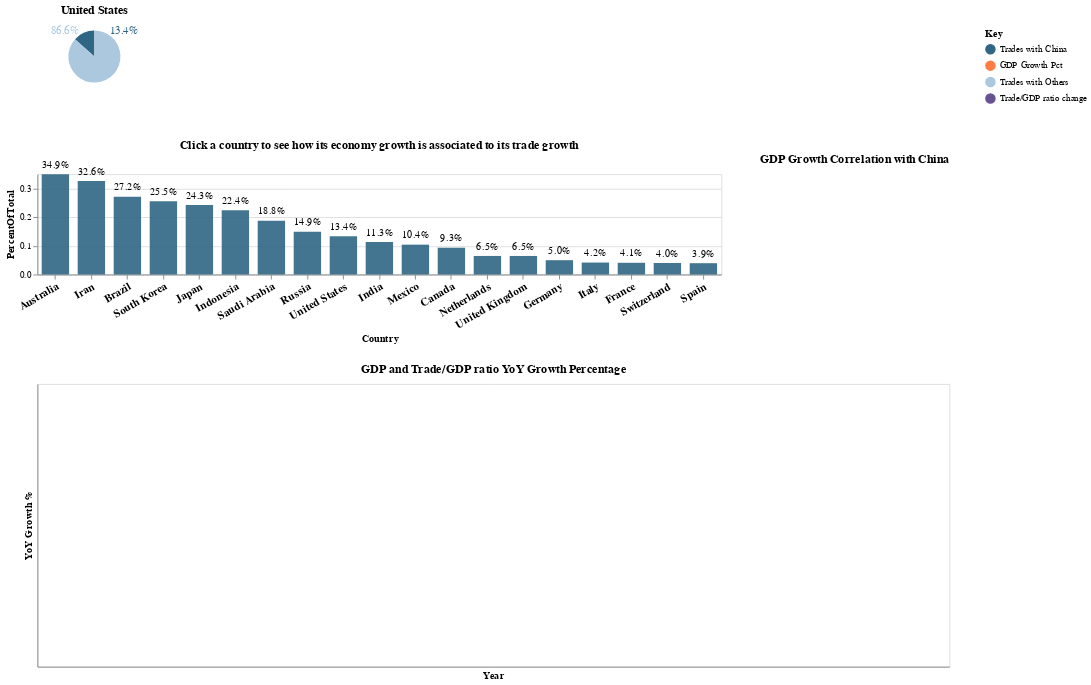

Notebook code for this chart:
### Code cell
chart1 = alt.hconcat()
for country in country_list[0:num_country_per_line]: 
    base_pie = base.transform_filter(
        alt.FieldEqualPredicate(field='Country', equal=country)
    ).mark_arc(outerRadius=(width/35))

    base_text = base.transform_calculate(
        PercentOfTotal="datum.total_trade / datum.total_toWorld_trade"
    ).transform_filter(
        alt.FieldEqualPredicate(field='Country', equal=country)
    ).mark_text(radius=(width/30+10), size=12).encode(
        text=alt.Text("PercentOfTotal:Q", format='.1%')
    )
    chart1 |= (base_pie+base_text).add_selection(
        slider_selection
    ).transform_filter(
        slider_selection
    ).properties(title=country,width=(width/8),height=(height/10))

chart2 = alt.hconcat()
for country in country_list[num_country_per_line:num_country_per_line*2]:
    base_pie = base.transform_filter(
        alt.FieldEqualPredicate(field='Country', equal=country)
    ).mark_arc(outerRadius=(width/35))

    base_text = base.transform_calculate(
        PercentOfTotal="datum.total_trade / datum.total_toWorld_trade"
    ).transform_filter(
        alt.FieldEqualPredicate(field='Country', equal=country)
    ).mark_text(radius=(width/30+10), size=12).encode(
        text=alt.Text("PercentOfTotal:Q", format='.1%')
    )
    chart2 |= (base_pie+base_text).add_selection(
        slider_selection
    ).transform_filter(
        slider_selection
    ).properties(title=country,width=(width/8),height=(height/10))

chart3 = alt.hconcat()
for country in country_list[num_country_per_line*2:]:
    base_pie = base.transform_filter(
        alt.FieldEqualPredicate(field='Country', equal=country)
    ).mark_arc(outerRadius=(width/35))

    base_text = base.transform_calculate(
        PercentOfTotal="datum.total_trade / datum.total_toWorld_trade"
    ).transform_filter(
        alt.FieldEqualPredicate(field='Country', equal=country)
    ).mark_text(radius=(width/30+10), size=12).encode(
        text=alt.Text("PercentOfTotal:Q", format='.1%')
    )

    chart3 |= (base_pie+base_text).add_selection(
        slider_selection
    ).transform_filter(
        slider_selection
    ).properties(title=country,width=(width/8),height=(height/10))

# brush selection
brush_selection = alt.selection_single(fields=['Country'], empty='none')

# line charts
dependency_bars = alt.Chart(df).mark_bar(opacity = 0.9, color = '#2f6684', size = 30).encode(
    x = alt.Y('Country:N', sort='-y',
              axis=alt.Axis(labelAngle=-30, 
                            labelOverlap=False,
                            labelFontSize=12,
                            labelFontWeight = 'bold')),
    y = 'PercentOfTotal:Q'
).transform_calculate(
    PercentOfTotal="datum.total_trade / datum.total_toWorld_trade"
)
dependency_text = dependency_bars.mark_text(dy = -10).encode(
    x = alt.Y('Country:N', sort='-y', axis = None),
    y = 'PercentOfTotal:Q',
    text=alt.Text("PercentOfTotal:Q", format='.1%')
)

dependency_chart = alt.layer(dependency_bars, dependency_text).transform_filter(
    alt.FieldEqualPredicate(field='Year', equal=2020)
).transform_filter(
    alt.FieldEqualPredicate(field='isChinaPartner', equal='Trades with China')
).resolve_scale(
    x = 'independent'
).add_selection(
    brush_selection
).properties(
    title="Click a country to see how its economy growth is associated to its trade growth",
    width=(width*0.75),height=(height/10+50)
)

# Correlation fact 
corr_text = alt.Chart(df).mark_text(size = 40).encode(
    text=alt.Text("GDPcorrel_w_China:Q", format='.1%')
).transform_filter(
    brush_selection
).transform_filter(
    alt.FieldEqualPredicate(field='Year', equal=2020)
).properties(
    title="GDP Growth Correlation with China",
    width=(width*0.25),height=(height/10+50)
)

# ruler selection
nearest = alt.selection(type='single', nearest=True, on='mouseover',
                fields=['Year'], empty='none')

gdp_base = alt.Chart(df).transform_fold(
    ['Trade/GDP ratio change', 'GDP Growth Pct']
)

gdp_line = gdp_base.mark_line().encode(
    x = alt.X('Year:O',axis=alt.Axis(labelAngle=0)),
    y = alt.Y('value:Q',axis=alt.Axis(title = 'YoY Growth %', format='.1f')),
    color = 'key:N',
    tooltip=[alt.Tooltip('Year'),
             alt.Tooltip('Trade/GDP ratio change', format=".2f"),
             alt.Tooltip('GDP Growth Pct', format=".2f")]
).transform_filter(
    brush_selection
)

selectors = gdp_base.mark_point().encode(
    x=alt.X('Year:O',axis=alt.Axis(labelAngle=0)),
    opacity=alt.value(0),
).add_selection(
    nearest
)

#points = gdp_line.mark_point().encode(
#    opacity=alt.condition(nearest, alt.value(1), alt.value(0))
#)

points = gdp_line.mark_point(
    opacity=0.0,
    size=3000
).encode(
    x=alt.X('year:O',axis=None),
    y=alt.Y('value:Q',axis=None),
    tooltip=[alt.Tooltip('year'),
             alt.Tooltip('Trade/GDP ratio change', format=".2f"),
             alt.Tooltip('GDP Growth Pct', format=".2f")]
)

# Draw text labels near the points, and highlight based on selection
#text = gdp_line.mark_text(align='left', dx=5, dy=-5).encode(
#    text=alt.condition(nearest, 'value:Q', alt.value(' '))
#)
#text = gdp_base.mark_text(align='center', dx=5, dy=-5).encode(
#    x=alt.X('year:O',axis=None),
#    y=alt.Y('value:Q',axis=None),
#    text=alt.Text('value:Q', format='.1f'),
#    color = 'key:N'
#).transform_filter(
#    brush_selection
#)

# Draw a rule at the location of the selection
rules = gdp_base.mark_rule(color='gray').encode(
    x='Year:Q',
).transform_filter(
    nearest
)

gdp_combine = alt.layer(
    gdp_line#, text #points, selectors,rules,
).properties(
    title="GDP and Trade/GDP ratio YoY Growth Percentage" ,width=width,height=(height*3/5-50)
)

return_chart = (chart1 & chart2 & chart3 & (dependency_chart | corr_text) & gdp_combine).configure_title(
    baseline="line-top",
    dy = -5
)
## https://stackoverflow.com/questions/67997825/python-altair-generate-a-table-on-selection
## https://altair-viz.github.io/user_guide/transform/filter.html?highlight=filter
## https://vega.github.io/vega/docs/schemes/
return_chart

### Figure 1 — Vega-Lite specification as saved in the notebook (floating-point values rounded to 4 significant figures; data arrays with more than 128 entries replaced by an {"elided": "..."} marker saying what was removed)
{"config": {"view": {"continuousWidth": 400, "continuousHeight": 300}, "title": {"baseline": "line-top", "dy": -5}}, "vconcat": [{"hconcat": [{"layer": [{"mark": {"type": "arc", "outerRadius": 28.57}, "encoding": {"color": {"field": "isChinaPartner", "legend": {"title": "Key"}, "scale": {"domain": ["Trades with China", "GDP Growth Pct", "Trades with Others", "Trade/GDP ratio change"], "range": ["#2f6684", "#ff7c43", "#acc8df", "#665191"]}, "type": "nominal"}, "theta": {"field": "total_trade", "type": "quantitative"}, "tooltip": {"field": "total_trade", "format": "$,.0f", "type": "quantitative"}}, "selection": {"Year": {"type": "single", "bind": {"input": "range", "max": 2020, "min": 2014, "step": 1}, "fields": ["Year"], "init": {"Year": 2020}}}, "transform": [{"filter": {"equal": "United States", "field": "Country"}}]}, {"mark": {"type": "text", "radius": 43.33, "size": 12}, "encoding": {"color": {"field": "isChinaPartner", "legend": {"title": "Key"}, "scale": {"domain": ["Trades with China", "GDP Growth Pct", "Trades with Others", "Trade/GDP ratio change"], "range": ["#2f6684", "#ff7c43", "#acc8df", "#665191"]}, "type": "nominal"}, "text": {"field": "PercentOfTotal", "format": ".1%", "type": "quantitative"}, "theta": {"field": "total_trade", "type": "quantitative"}, "tooltip": {"field": "total_trade", "format": "$,.0f", "type": "quantitative"}}, "transform": [{"calculate": "datum.total_trade / datum.total_toWorld_trade", "as": "PercentOfTotal"}, {"filter": {"equal": "United States", "field": "Country"}}]}], "height": 60.0, "title": "United States", "transform": [{"filter": {"selection": "Year"}}], "width": 125.0}], "data": {"name": "data-2df8ab3732a4954fc994349d1a231c73"}}, {"hconcat": []}, {"hconcat": []}, {"hconcat": [{"layer": [{"mark": {"type": "bar", "color": "#2f6684", "opacity": 0.9, "size": 30}, "encoding": {"x": {"axis": {"labelAngle": -30, "labelFontSize": 12, "labelFontWeight": "bold", "labelOverlap": false}, "field": "Country", "sort": "-y", "type": "nominal"}, "y": {"field": "PercentOfTotal", "type": "quantitative"}}, "selection": {"selector001": {"type": "single", "fields": ["Country"], "empty": "none"}}, "transform": [{"calculate": "datum.total_trade / datum.total_toWorld_trade", "as": "PercentOfTotal"}]}, {"mark": {"type": "text", "dy": -10}, "encoding": {"text": {"field": "PercentOfTotal", "format": ".1%", "type": "quantitative"}, "x": {"axis": null, "field": "Country", "sort": "-y", "type": "nominal"}, "y": {"field": "PercentOfTotal", "type": "quantitative"}}, "transform": [{"calculate": "datum.total_trade / datum.total_toWorld_trade", "as": "PercentOfTotal"}]}], "height": 110.0, "resolve": {"scale": {"x": "independent"}}, "title": "Click a country to see how its economy growth is associated to its trade growth", "transform": [{"filter": {"equal": 2020, "field": "Year"}}, {"filter": {"equal": "Trades with China", "field": "isChinaPartner"}}], "width": 750.0}, {"mark": {"type": "text", "size": 40}, "encoding": {"text": {"field": "GDPcorrel_w_China", "format": ".1%", "type": "quantitative"}}, "height": 110.0, "title": "GDP Growth Correlation with China", "transform": [{"filter": {"selection": "selector001"}}, {"filter": {"equal": 2020, "field": "Year"}}], "width": 250.0}], "data": {"name": "data-2df8ab3732a4954fc994349d1a231c73"}}, {"layer": [{"mark": "line", "encoding": {"color": {"field": "key", "type": "nominal"}, "tooltip": [{"field": "Year", "type": "quantitative"}, {"field": "Trade/GDP ratio change", "format": ".2f", "type": "quantitative"}, {"field": "GDP Growth Pct", "format": ".2f", "type": "quantitative"}], "x": {"axis": {"labelAngle": 0}, "field": "Year", "type": "ordinal"}, "y": {"axis": {"format": ".1f", "title": "YoY Growth %"}, "field": "value", "type": "quantitative"}}, "transform": [{"fold": ["Trade/GDP ratio change", "GDP Growth Pct"]}, {"filter": {"selection": "selector001"}}]}], "data": {"name": "data-2df8ab3732a4954fc994349d1a231c73"}, "height": 310.0, "title": "GDP and Trade/GDP ratio YoY Growth Percentage", "width": 1000}], "$schema": "https://vega.github.io/schema/vega-lite/v4.17.0.json", "datasets": {"data-2df8ab3732a4954fc994349d1a231c73": {"elided": "553 records"}}}
